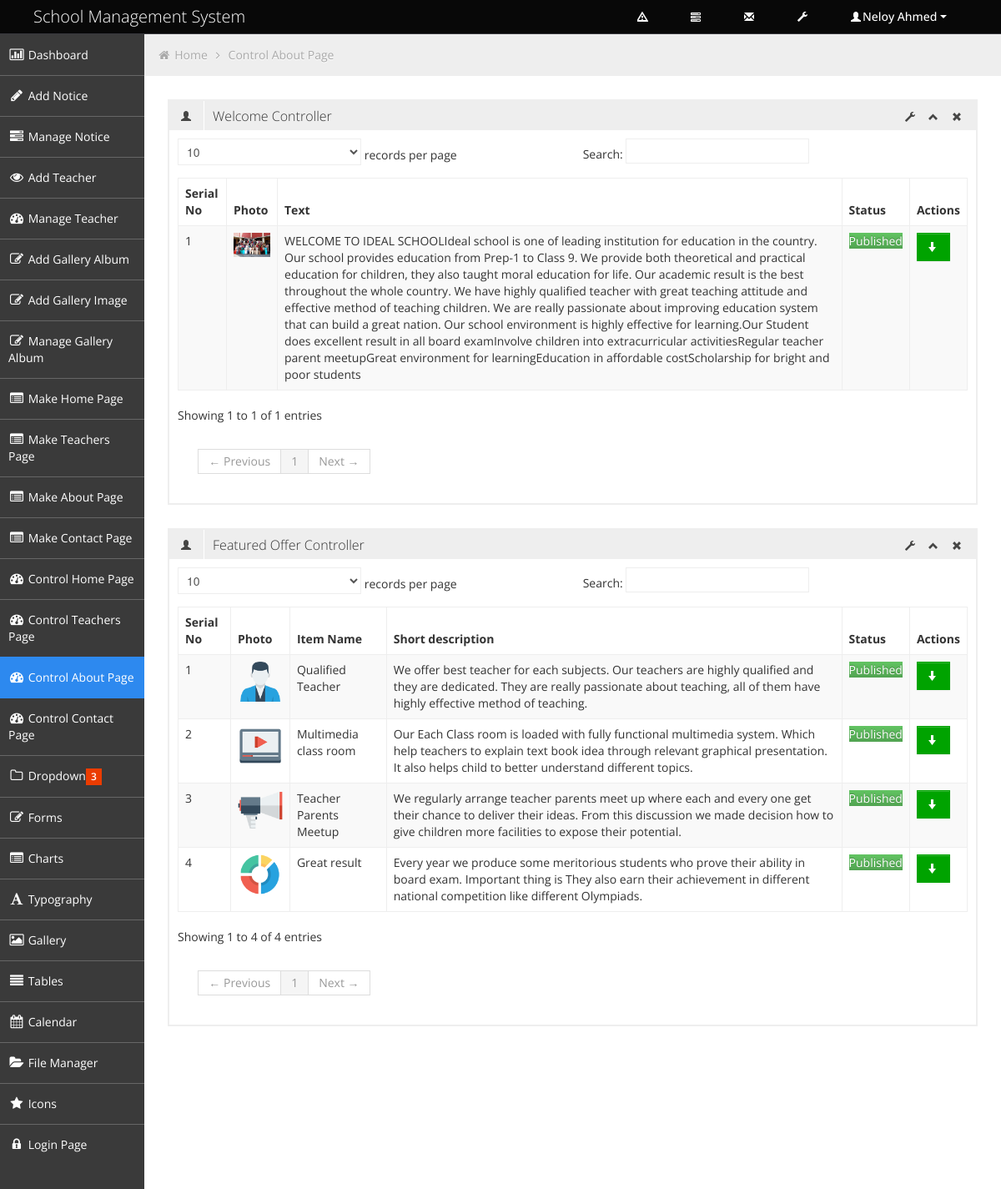
Page /Neloy/control_about_page.php (signed in) on the committed database.
### tables this page shows
CREATE TABLE IF NOT EXISTS `tbl_welcome` (
  `welcome_id` int(5) NOT NULL AUTO_INCREMENT,
  `top_side_image` varchar(50) NOT NULL,
  `welcome_text` text NOT NULL,
  `publication_status` tinyint(1) NOT NULL,
  `deletion_status` tinyint(1) NOT NULL,
  PRIMARY KEY (`welcome_id`)
);

CREATE TABLE IF NOT EXISTS `tbl_featured_offer` (
  `offer_id` int(5) NOT NULL AUTO_INCREMENT,
  `item_image` varchar(50) NOT NULL,
  `item_name` varchar(50) NOT NULL,
  `item_short_description` text NOT NULL,
  `publication_status` tinyint(1) NOT NULL,
  `deletion_status` tinyint(1) NOT NULL DEFAULT '0',
  PRIMARY KEY (`offer_id`)
);

### Neloy/control_about_page.php (called while the page is built, shortened)
<?php
include './admin_master.php';

### classes/super_admin.php (called while the page is built, shortened)
<?php
require 'db_connect.php';
class Super_Admin {
    public function select_all_welcome(){
        $sql = "SELECT * FROM tbl_welcome WHERE deletion_status=0";
        $result = mysql_query($sql);
        return $result;
    }
    public function select_all_featured_offer(){
        $sql = "SELECT * FROM tbl_featured_offer WHERE deletion_status=0";
        $result = mysql_query($sql);
        return $result;
    }
}

### classes/db_connect.php (called while the page is built, shortened)
<?php
class Db_Connect {
    public function __construct() {
        $db_name = 'seip_term_project_sch_mng_102543';
    }
}

### Neloy/control_about_page_content.php (the view, shortened to what this page needs)
<?php
$result = $sup_obj->select_all_welcome();
$result_location = $sup_obj->select_all_featured_offer();
?>
<ul class="breadcrumb">
    <li>
        <i class="icon-home"></i>
        <a href="index.html">Home</a>
        <i class="icon-angle-right"></i>
    </li>
    <li><a href="#">Control About Page</a></li>
</ul>
<div class="row-fluid sortable">
    <div class="box span12">
        <div class="box-header" data-original-title>
            <h2><i class="halflings-icon user"></i><span class="break"></span>Welcome Controller</h2>
            <div class="box-icon">
                <a href="#" class="btn-setting"><i class="halflings-icon wrench"></i></a>
                <a href="#" class="btn-minimize"><i class="halflings-icon chevron-up"></i></a>
                <a href="#" class="btn-close"><i class="halflings-icon remove"></i></a>
            </div>
        </div>
        <div class="box-content">
            <table class="table table-striped table-bordered bootstrap-datatable datatable">
                <thead>
                    <tr>
                        <th>Serial No</th>
                        <th>Photo</th>
                        <th>Text</th>
                        <th>Status</th>
                        <th>Actions</th>
                    </tr>
                </thead>
                <tbody>
                    <?php $i = 1;
                    while ($data = mysql_fetch_assoc($result)) {
                        ?>
                        <tr>
                            <td><?php echo $i; ?></td>
                            <td class="center"><img src="../php_upload/about/<?php echo $data['top_side_image'];?>" height="100" width="80"></td>
                            <td class="center"><?php echo strip_tags( $data['welcome_text'] );?></td>
                            <td class="center">
                                <?php
                                    if ($data['publication_status'] == 0) {
                                        echo '<span class="btn-danger">' .'Unpublished'. '</span>';
                                    } else {
                                        echo '<span class="btn-success">'. 'Published' . '</span>';
                                    }
                                    ?>
                            </td>
                            <td class="center">
    <?php if ($data['publication_status'] == 0) { ?>
                                    <a class="btn btn-danger" href="?status=unpublished&welcome_id=<?php echo $data['welcome_id'] ?>" title="make active">
                                        <i class="halflings-icon white arrow-up"></i>
                                    </a>
    <?php } else { ?>
                                    <a class="btn btn-success" href="?status=published&welcome_id=<?php echo $data['welcome_id'] ?>" title="make inactive">
                                        <i class="halflings-icon white arrow-down"></i>
                                    </a>
    <?php } ?>
                            </td>
                        </tr>
                        <?php $i++;
                    }
                    ?>
                </tbody>
            </table>
        </div>
    </div>
</div>
<div class="row-fluid sortable">
    <div class="box span12">
        <div class="box-header" data-original-title>
            <h2><i class="halflings-icon user"></i><span class="break"></span>Featured Offer Controller</h2>
            <div class="box-icon">
                <a href="#" class="btn-setting"><i class="halflings-icon wrench"></i></a>
                <a href="#" class="btn-minimize"><i class="halflings-icon chevron-up"></i></a>
                <a href="#" class="btn-close"><i class="halflings-icon remove"></i></a>
            </div>
        </div>
        <div class="box-content">
            <table class="table table-striped table-bordered bootstrap-datatable datatable">
                <thead>
                    <tr>
                        <th>Serial No</th>
                        <th>Photo</th>
                        <th>Item Name</th>
                        <th>Short description</th>
                        <th>Status</th>
                        <th>Actions</th>
                    </tr>
                </thead>
                <tbody>
                    <?php $i = 1;
                    while ($data = mysql_fetch_assoc($result_location)) {
                        ?>
                        <tr>
                            <td><?php echo $i; ?></td>
                            <td class="center"><img src="../php_upload/featured_offer/<?php echo $data['item_image'];?>" height="100" width="80"></td>
                            <td class="center"><?php echo strip_tags( $data['item_name'] );?></td>
                            <td class="center"><?php echo strip_tags( $data['item_short_description'] );?></td>
                            <td class="center">
                                <?php
                                    if ($data['publication_status'] == 0) {
                                        echo '<span class="btn-danger">' .'Unpublished'. '</span>';
                                    } else {
                                        echo '<span class="btn-success">'. 'Published' . '</span>';
                                    }
                                    ?>
                            </td>
                            <td class="center">
    <?php if ($data['publication_status'] == 0) { ?>
                                    <a class="btn btn-danger" href="?condition=unpublished&offer_id=<?php echo $data['offer_id'] ?>" title="make active">
                                        <i class="halflings-icon white arrow-up"></i>
                                    </a>
    <?php } else { ?>
                                    <a class="btn btn-success" href="?condition=published&offer_id=<?php echo $data['offer_id'] ?>" title="make inactive">
                                        <i class="halflings-icon white arrow-down"></i>
                                    </a>
    <?php } ?>
                            </td>
                        </tr>
                        <?php $i++;
                    }
                    ?>
                </tbody>
            </table>
        </div>
    </div>
</div>

### Neloy/css/style.css (style rules this page uses)
body { background: #F5F5F5; color: #333; border: none; font-family: 'Open Sans', sans-serif; font-weight: 400; }
h2 { font-size: 16px; line-height: 16px; }
.breadcrumb { margin: -28px -28px 28px -28px; line-height: 34px; background: #eee; border: 0px; color: #aaa; -webkit-box-shadow: none; -moz-box-shadow: none; box-shadow: none; -webkit-border-radius: 0px; -moz-border-radius: 0px; border-radius: 0px; }
.breadcrumb a { color: #aaa; text-shadow: 0px 1px 1px #fff; }
.box { border: 2px solid #eee; background: #fff !important; margin-bottom: 28px; }
.box-header { height: 16px; font-size: 16px; line-height: 16px; padding: 10px; background: #eee; -webkit-box-shadow: none; -moz-box-shadow: none; box-shadow: none; overflow: hidden; }
.box-header h2 { float:left; margin-top: 0px; font-weight: 300; }
.box-header h2 i { margin: 0px 3px 0px 4px; opacity: .8; filter: alpha(opacity=80); -ms-filter:"progid:DXImageTransform.Microsoft.Alpha(Opacity=80)"; }
.box-header .box-icon { float:right; margin-top: 1px; }
.box-header .box-icon i { -webkit-transition: all 0.1s ease-in-out; -moz-transition: all 0.1s ease-in-out; -o-transition: all 0.1s ease-in-out; -ms-transition: all 0.1s ease-in-out; transition: all 0.1s ease-in-out; opacity: .8; filter: alpha(opacity=80); -ms-filter:"progid:DXImageTransform.Microsoft.Alpha(Opacity=80)"; }
.box-header .box-icon a { margin: 0px 5px; }
.box-content { position: relative; z-index: 50; margin-top: -1px; padding: 10px; background: #fff !important; }
.btn { display: inline-block; padding: 6px 12px; margin-bottom: 0; font-size: 14px; font-weight: 500; line-height: 20px; text-align: center; white-space: nowrap; vertical-align: middle; cursor: pointer; border: 1px solid #a7a9aa; -webkit-border-radius: 0px !important; border-radius: 0px !important; }
.btn i { margin-top: 2px; }
.btn { color: #ffffff; background-color: #a7a9aa; border-color: #a7a9aa; background-image: none; filter: none; text-shadow: none; }
.btn-success { background-color: #00A300; border-color: #00A300; }
.table th, .table td { border-top: 1px solid #eee; }
.table-bordered { border-color: #eee; -webkit-border-radius: 0px !important; -moz-border-radius: 0px !important; border-radius: 0px !important; }
.table-bordered th, .table-bordered td { border-left: 1px solid #eee; }
.table-bordered thead:first-child tr:first-child > th:first-child, .table-bordered tbody:first-child tr:first-child > td:first-child, .table-bordered tbody:first-child tr:first-child > th:first-child { -webkit-border-radius: 0px !important; -moz-border-radius: 0px !important; border-radius: 0px !important; }
.table-bordered thead:first-child tr:first-child > th:last-child, .table-bordered tbody:first-child tr:first-child > td:last-child, .table-bordered tbody:first-child tr:first-child > th:last-child { -webkit-border-radius: 0px !important; -moz-border-radius: 0px !important; border-radius: 0px !important; }
.table-bordered thead:last-child tr:last-child > th:first-child, .table-bordered tbody:last-child tr:last-child > td:first-child, .table-bordered tbody:last-child tr:last-child > th:first-child, .table-bordered tfoot:last-child tr:last-child > td:first-child, .table-bordered tfoot:last-child tr:last-child > th:first-child { -webkit-border-radius: 0px !important; -moz-border-radius: 0px !important; border-radius: 0px !important; }
.table-bordered thead:last-child tr:last-child > th:last-child, .table-bordered tbody:last-child tr:last-child > td:last-child, .table-bordered tbody:last-child tr:last-child > th:last-child, .table-bordered tfoot:last-child tr:last-child > td:last-child, .table-bordered tfoot:last-child tr:last-child > th:last-child { -webkit-border-radius: 0px !important; -moz-border-radius: 0px !important; border-radius: 0px !important; }

### rows in the picture
tbl_welcome: top_side_image (picture), welcome_text "WELCOME TO IDEAL SCHOOLIdeal school is one of leading institution for education in the country. Our school provides education from Prep-1 to Class 9. We provide both theoretical and practical education for children, they also taught moral education for life. Our academic result is the best throughout the whole country. We have highly qualified teacher with great teaching attitude and effective method of teaching children. We are really passionate about improving education system that can build a great nation. Our school environment is highly effective for learning.Our Student does excellent result in all board examInvolve children into extracurricular activitiesRegular teacher parent…", publication_status "Published"
tbl_featured_offer: item_image (picture), item_name "Qualified Teacher", item_short_description "We offer best teacher for each subjects. Our teachers are highly qualified and they are dedicated. They are really passionate about teaching, all of them have highly effective method of teaching.", publication_status "Published"
tbl_featured_offer: item_image (picture), item_name "Multimedia class room", item_short_description "Our Each Class room is loaded with fully functional multimedia system. Which help teachers to explain text book idea through relevant graphical presentation. It also helps child to better understand different topics.", publication_status "Published"
tbl_featured_offer: item_image (picture), item_name "Teacher Parents Meetup", item_short_description "We regularly arrange teacher parents meet up where each and every one get their chance to deliver their ideas. From this discussion we made decision how to give children more facilities to expose their potential.", publication_status "Published"
tbl_featured_offer: item_image (picture), item_name "Great result", item_short_description "Every year we produce some meritorious students who prove their ability in board exam. Important thing is They also earn their achievement in different national competition like different Olympiads.", publication_status "Published"

### other values in the picture
$_SESSION['admin_name'] "Neloy Ahmed"
